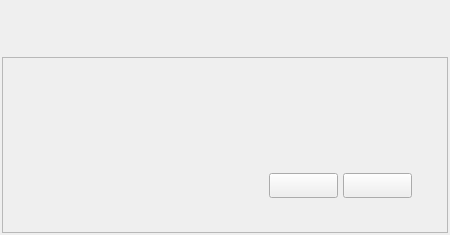
<?xml version="1.0" encoding="UTF-8"?>
<ui version="4.0">
 <class>Dialog</class>
 <widget class="QDialog" name="Dialog">
  <property name="geometry">
   <rect>
    <x>0</x>
    <y>0</y>
    <width>450</width>
    <height>235</height>
   </rect>
  </property>
  <property name="minimumSize">
   <size>
    <width>450</width>
    <height>235</height>
   </size>
  </property>
  <property name="maximumSize">
   <size>
    <width>450</width>
    <height>235</height>
   </size>
  </property>
  <property name="windowTitle">
   <string>Dialog</string>
  </property>
  <layout class="QVBoxLayout" name="verticalLayout">
   <property name="spacing">
    <number>0</number>
   </property>
   <property name="leftMargin">
    <number>0</number>
   </property>
   <property name="topMargin">
    <number>0</number>
   </property>
   <property name="rightMargin">
    <number>0</number>
   </property>
   <property name="bottomMargin">
    <number>0</number>
   </property>
   <item>
    <widget class="QFrame" name="frame_2">
     <property name="frameShape">
      <enum>QFrame::NoFrame</enum>
     </property>
     <property name="frameShadow">
      <enum>QFrame::Plain</enum>
     </property>
     <layout class="QVBoxLayout" name="verticalLayout_2">
      <property name="spacing">
       <number>0</number>
      </property>
      <property name="leftMargin">
       <number>2</number>
      </property>
      <property name="topMargin">
       <number>2</number>
      </property>
      <property name="rightMargin">
       <number>2</number>
      </property>
      <property name="bottomMargin">
       <number>2</number>
      </property>
      <item>
       <widget class="QFrame" name="frame_top">
        <property name="minimumSize">
         <size>
          <width>0</width>
          <height>55</height>
         </size>
        </property>
        <property name="maximumSize">
         <size>
          <width>16777215</width>
          <height>55</height>
         </size>
        </property>
        <property name="frameShape">
         <enum>QFrame::NoFrame</enum>
        </property>
        <property name="frameShadow">
         <enum>QFrame::Plain</enum>
        </property>
        <layout class="QHBoxLayout" name="horizontalLayout">
         <property name="spacing">
          <number>0</number>
         </property>
         <property name="leftMargin">
          <number>0</number>
         </property>
         <property name="topMargin">
          <number>0</number>
         </property>
         <property name="rightMargin">
          <number>0</number>
         </property>
         <property name="bottomMargin">
          <number>0</number>
         </property>
         <item>
          <widget class="QLabel" name="lab_heading">
           <property name="font">
            <font>
             <family>Segoe UI</family>
             <pointsize>14</pointsize>
            </font>
           </property>
           <property name="text">
            <string/>
           </property>
           <property name="alignment">
            <set>Qt::AlignCenter</set>
           </property>
          </widget>
         </item>
        </layout>
       </widget>
      </item>
      <item>
       <widget class="QFrame" name="frame_bottom">
        <property name="frameShape">
         <enum>QFrame::StyledPanel</enum>
        </property>
        <property name="frameShadow">
         <enum>QFrame::Raised</enum>
        </property>
        <layout class="QGridLayout" name="gridLayout">
         <property name="leftMargin">
          <number>15</number>
         </property>
         <property name="rightMargin">
          <number>35</number>
         </property>
         <property name="bottomMargin">
          <number>0</number>
         </property>
         <property name="horizontalSpacing">
          <number>5</number>
         </property>
         <property name="verticalSpacing">
          <number>0</number>
         </property>
         <item row="1" column="3">
          <widget class="QPushButton" name="bn_east">
           <property name="minimumSize">
            <size>
             <width>69</width>
             <height>25</height>
            </size>
           </property>
           <property name="maximumSize">
            <size>
             <width>69</width>
             <height>25</height>
            </size>
           </property>
           <property name="font">
            <font>
             <family>Segoe UI</family>
             <pointsize>12</pointsize>
            </font>
           </property>
           <property name="text">
            <string/>
           </property>
           <property name="autoDefault">
            <bool>false</bool>
           </property>
          </widget>
         </item>
         <item row="0" column="0">
          <widget class="QLabel" name="lab_icon">
           <property name="minimumSize">
            <size>
             <width>40</width>
             <height>40</height>
            </size>
           </property>
           <property name="maximumSize">
            <size>
             <width>40</width>
             <height>40</height>
            </size>
           </property>
           <property name="text">
            <string/>
           </property>
          </widget>
         </item>
         <item row="1" column="2">
          <widget class="QPushButton" name="bn_west">
           <property name="minimumSize">
            <size>
             <width>69</width>
             <height>25</height>
            </size>
           </property>
           <property name="maximumSize">
            <size>
             <width>69</width>
             <height>25</height>
            </size>
           </property>
           <property name="font">
            <font>
             <family>Segoe UI</family>
             <pointsize>12</pointsize>
            </font>
           </property>
           <property name="text">
            <string/>
           </property>
           <property name="autoDefault">
            <bool>false</bool>
           </property>
          </widget>
         </item>
         <item row="0" column="1" colspan="3">
          <widget class="QLabel" name="lab_message">
           <property name="font">
            <font>
             <family>Segoe UI</family>
             <pointsize>12</pointsize>
            </font>
           </property>
           <property name="text">
            <string/>
           </property>
           <property name="wordWrap">
            <bool>true</bool>
           </property>
          </widget>
         </item>
        </layout>
       </widget>
      </item>
     </layout>
    </widget>
   </item>
  </layout>
 </widget>
 <resources>
  <include location="../resources/resources.qrc"/>
 </resources>
 <connections/>
</ui>
